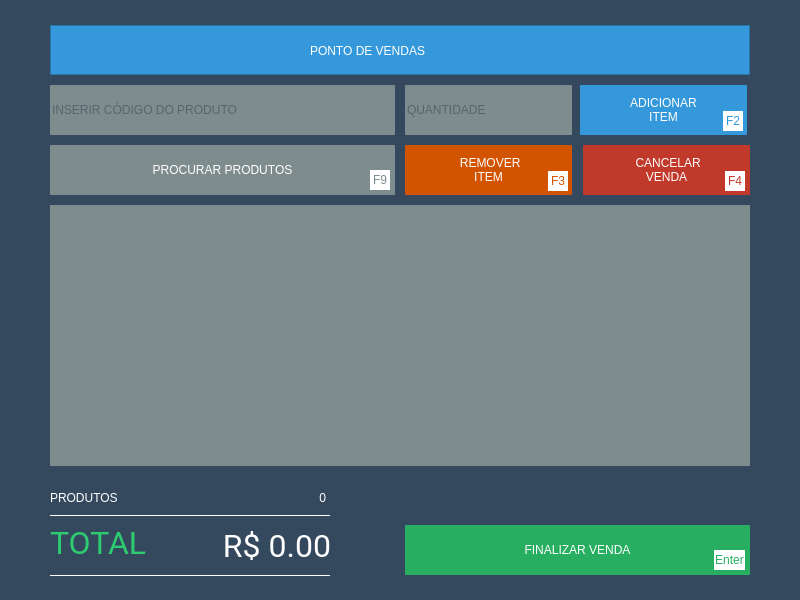
<?xml version="1.0" encoding="UTF-8"?>
<ui version="4.0">
 <class>pdv_2</class>
 <widget class="QDialog" name="pdv_2">
  <property name="geometry">
   <rect>
    <x>0</x>
    <y>0</y>
    <width>800</width>
    <height>600</height>
   </rect>
  </property>
  <property name="minimumSize">
   <size>
    <width>800</width>
    <height>600</height>
   </size>
  </property>
  <property name="maximumSize">
   <size>
    <width>800</width>
    <height>600</height>
   </size>
  </property>
  <property name="windowTitle">
   <string>Wefix Store™</string>
  </property>
  <property name="windowIcon">
   <iconset resource="imgs.qrc">
    <normaloff>:/Imgs/UI/PNG/icon.png</normaloff>:/Imgs/UI/PNG/icon.png</iconset>
  </property>
  <property name="styleSheet">
   <string notr="true">#pdv_2{
background-color: rgb(52, 73, 94);
color: rgb(255, 255, 255);
font: 12pt &quot;Roboto&quot;;
}

.QMessageBox
{
	background-color: rgb(52, 73, 94);
	text-color: rgb(255, 255, 255);
	font: 12pt &quot;Roboto&quot;;
}

.QLabel
{	
	color: rgb(255, 255, 255);
}

.QPushButton
{
	
	background-color: rgb(52, 152, 219);
	border-radius:1px;
	color: rgb(255, 255, 255);
	font: 12pt &quot;Roboto&quot;;
	width: 50px;
	height: 30px;
}

.QPushButton:hover
{
	background-color: rgb(41, 128, 185);
}


.QLineEdit{
	border-radius: 1px;
	background-color:rgb(127, 140, 141);
	color: rgb(44, 62, 80);
	font: 14pt &quot;Roboto&quot;;
}

.QLineEdit:focus
{
	background-color:#bdc3c7;
	text-color:2c3e50;
}


.QLineEdit:hover
{
	background-color:#bdc3c7;
	text-color:2c3e50;
}</string>
  </property>
  <widget class="QFrame" name="frame">
   <property name="geometry">
    <rect>
     <x>50</x>
     <y>25</y>
     <width>700</width>
     <height>50</height>
    </rect>
   </property>
   <property name="styleSheet">
    <string notr="true">background-color: rgb(52, 152, 219);</string>
   </property>
   <property name="frameShape">
    <enum>QFrame::StyledPanel</enum>
   </property>
   <property name="frameShadow">
    <enum>QFrame::Raised</enum>
   </property>
   <widget class="QPushButton" name="btn_voltar">
    <property name="geometry">
     <rect>
      <x>10</x>
      <y>10</y>
      <width>120</width>
      <height>30</height>
     </rect>
    </property>
    <property name="cursor">
     <cursorShape>PointingHandCursor</cursorShape>
    </property>
    <property name="styleSheet">
     <string notr="true">#btn_voltar
{
	background: transparent;
	border-radius:1px;
}

#btn_voltar:hover
{
	background-color: rgb(41, 128, 185);
}</string>
    </property>
    <property name="text">
     <string/>
    </property>
    <property name="icon">
     <iconset resource="imgs.qrc">
      <normaloff>:/Imgs/UI/PNG/Store/voltar.png</normaloff>:/Imgs/UI/PNG/Store/voltar.png</iconset>
    </property>
    <property name="iconSize">
     <size>
      <width>100</width>
      <height>25</height>
     </size>
    </property>
    <property name="shortcut">
     <string>Esc</string>
    </property>
   </widget>
   <widget class="QLabel" name="label_2">
    <property name="geometry">
     <rect>
      <x>260</x>
      <y>15</y>
      <width>221</width>
      <height>21</height>
     </rect>
    </property>
    <property name="styleSheet">
     <string notr="true">font: 18pt &quot;Roboto&quot;;</string>
    </property>
    <property name="text">
     <string>PONTO DE VENDAS</string>
    </property>
   </widget>
   <widget class="QLabel" name="label_5">
    <property name="geometry">
     <rect>
      <x>230</x>
      <y>15</y>
      <width>20</width>
      <height>20</height>
     </rect>
    </property>
    <property name="styleSheet">
     <string notr="true">background-color:transparent;
background-image: url(:/Imgs/UI/Icones/ponto_de_vendas.png);</string>
    </property>
    <property name="text">
     <string/>
    </property>
    <property name="textFormat">
     <enum>Qt::PlainText</enum>
    </property>
    <property name="alignment">
     <set>Qt::AlignHCenter|Qt::AlignTop</set>
    </property>
   </widget>
  </widget>
  <widget class="QLineEdit" name="le_pesquisar">
   <property name="geometry">
    <rect>
     <x>50</x>
     <y>85</y>
     <width>345</width>
     <height>50</height>
    </rect>
   </property>
   <property name="styleSheet">
    <string notr="true"/>
   </property>
   <property name="maxLength">
    <number>20</number>
   </property>
   <property name="frame">
    <bool>true</bool>
   </property>
   <property name="placeholderText">
    <string>INSERIR CÓDIGO DO PRODUTO</string>
   </property>
  </widget>
  <widget class="QPushButton" name="btn_buscar_produtos">
   <property name="geometry">
    <rect>
     <x>50</x>
     <y>145</y>
     <width>345</width>
     <height>50</height>
    </rect>
   </property>
   <property name="cursor">
    <cursorShape>PointingHandCursor</cursorShape>
   </property>
   <property name="styleSheet">
    <string notr="true">#btn_buscar_produtos
{
	
	background-color: rgb(127, 140, 141);
	
	font: 18pt &quot;Roboto&quot;;
	border-radius:1px;
}

#btn_buscar_produtos:hover
{
	
	background-color: rgb(149, 165, 166);
}</string>
   </property>
   <property name="text">
    <string>PROCURAR PRODUTOS</string>
   </property>
   <property name="iconSize">
    <size>
     <width>20</width>
     <height>20</height>
    </size>
   </property>
   <property name="shortcut">
    <string>F9</string>
   </property>
  </widget>
  <widget class="QLabel" name="label_3">
   <property name="geometry">
    <rect>
     <x>60</x>
     <y>155</y>
     <width>25</width>
     <height>21</height>
    </rect>
   </property>
   <property name="styleSheet">
    <string notr="true">background-color:transparent;
background-image: url(:/Imgs/UI/Icones/Vendas/pesquisar_produto.png);</string>
   </property>
   <property name="text">
    <string/>
   </property>
   <property name="textFormat">
    <enum>Qt::PlainText</enum>
   </property>
   <property name="alignment">
    <set>Qt::AlignHCenter|Qt::AlignTop</set>
   </property>
  </widget>
  <widget class="QTableWidget" name="tw_produtos">
   <property name="geometry">
    <rect>
     <x>50</x>
     <y>205</y>
     <width>700</width>
     <height>261</height>
    </rect>
   </property>
   <property name="styleSheet">
    <string notr="true">QHeaderView::section {   
	color: rgb(255, 255, 255);
	background-color: rgb(41, 128, 185);
	border:solid;
	border-bottom-color: rgb(44, 62, 80);
}

QTableWidget { 
	background-color: rgb(41, 128, 185);
  	border-style: none;
}

QTableWidget QTableCornerButton::section {
	background-color: rgb(41, 128, 185);
}

#tw_produtos{
	background-color: rgb(127, 140, 141);
	alternate-background-color: rgb(189, 195, 199);
	color: rgb(52, 73, 94);
	border:none;
	border-style:none;
	font: 12pt &quot;Roboto&quot;;
}</string>
   </property>
   <property name="verticalScrollBarPolicy">
    <enum>Qt::ScrollBarAsNeeded</enum>
   </property>
   <property name="horizontalScrollBarPolicy">
    <enum>Qt::ScrollBarAlwaysOff</enum>
   </property>
  </widget>
  <widget class="QPushButton" name="btn_finalizar_venda">
   <property name="geometry">
    <rect>
     <x>405</x>
     <y>525</y>
     <width>345</width>
     <height>50</height>
    </rect>
   </property>
   <property name="cursor">
    <cursorShape>PointingHandCursor</cursorShape>
   </property>
   <property name="styleSheet">
    <string notr="true">#btn_finalizar_venda
{
	background-color: rgb(39, 174, 96);	
	font: 16pt &quot;Roboto&quot;;
	border-radius:1px;
}

#btn_finalizar_venda:hover
{	
	background-color: rgb(46, 204, 113);
}</string>
   </property>
   <property name="text">
    <string>FINALIZAR VENDA</string>
   </property>
   <property name="iconSize">
    <size>
     <width>20</width>
     <height>20</height>
    </size>
   </property>
   <property name="shortcut">
    <string>Return</string>
   </property>
  </widget>
  <widget class="QLabel" name="label_7">
   <property name="geometry">
    <rect>
     <x>410</x>
     <y>540</y>
     <width>25</width>
     <height>20</height>
    </rect>
   </property>
   <property name="styleSheet">
    <string notr="true">background-color:transparent;
background-image:url(:/Imgs/UI/Icones/Vendas/confirmar_vendas.png);</string>
   </property>
   <property name="text">
    <string/>
   </property>
   <property name="textFormat">
    <enum>Qt::PlainText</enum>
   </property>
   <property name="alignment">
    <set>Qt::AlignHCenter|Qt::AlignTop</set>
   </property>
  </widget>
  <widget class="Line" name="line">
   <property name="geometry">
    <rect>
     <x>50</x>
     <y>515</y>
     <width>280</width>
     <height>61</height>
    </rect>
   </property>
   <property name="styleSheet">
    <string notr="true">background-color: transparent;
border-top: 1px solid white;
border-bottom: 1px solid white;</string>
   </property>
   <property name="frameShadow">
    <enum>QFrame::Plain</enum>
   </property>
   <property name="orientation">
    <enum>Qt::Horizontal</enum>
   </property>
  </widget>
  <widget class="QLabel" name="label_8">
   <property name="geometry">
    <rect>
     <x>50</x>
     <y>530</y>
     <width>110</width>
     <height>25</height>
    </rect>
   </property>
   <property name="font">
    <font>
     <family>Roboto</family>
     <pointsize>24</pointsize>
     <weight>50</weight>
     <italic>false</italic>
     <bold>false</bold>
    </font>
   </property>
   <property name="styleSheet">
    <string notr="true">font: 24pt &quot;Roboto&quot;;
color: rgb(46, 204, 113);</string>
   </property>
   <property name="text">
    <string>TOTAL</string>
   </property>
  </widget>
  <widget class="QLabel" name="lb_total">
   <property name="geometry">
    <rect>
     <x>190</x>
     <y>530</y>
     <width>141</width>
     <height>31</height>
    </rect>
   </property>
   <property name="font">
    <font>
     <family>Roboto</family>
     <pointsize>24</pointsize>
     <weight>50</weight>
     <italic>false</italic>
     <bold>false</bold>
    </font>
   </property>
   <property name="styleSheet">
    <string notr="true">font: 24pt &quot;Roboto&quot;;</string>
   </property>
   <property name="text">
    <string>R$ 0.00</string>
   </property>
   <property name="alignment">
    <set>Qt::AlignRight|Qt::AlignTrailing|Qt::AlignVCenter</set>
   </property>
  </widget>
  <widget class="QLabel" name="lb_produtos">
   <property name="geometry">
    <rect>
     <x>225</x>
     <y>490</y>
     <width>101</width>
     <height>16</height>
    </rect>
   </property>
   <property name="styleSheet">
    <string notr="true">font: 16pt &quot;Roboto&quot;;</string>
   </property>
   <property name="text">
    <string>0</string>
   </property>
   <property name="alignment">
    <set>Qt::AlignRight|Qt::AlignTrailing|Qt::AlignVCenter</set>
   </property>
  </widget>
  <widget class="QLabel" name="label">
   <property name="geometry">
    <rect>
     <x>50</x>
     <y>490</y>
     <width>110</width>
     <height>15</height>
    </rect>
   </property>
   <property name="styleSheet">
    <string notr="true">font: 16pt &quot;Roboto&quot;;</string>
   </property>
   <property name="text">
    <string>PRODUTOS</string>
   </property>
  </widget>
  <widget class="QPushButton" name="btn_remover_item">
   <property name="geometry">
    <rect>
     <x>405</x>
     <y>145</y>
     <width>167</width>
     <height>50</height>
    </rect>
   </property>
   <property name="cursor">
    <cursorShape>PointingHandCursor</cursorShape>
   </property>
   <property name="styleSheet">
    <string notr="true">#btn_remover_item
{
	background-color: rgb(211, 84, 0);
	font: 14pt &quot;Roboto&quot;;
	border-radius:1px;
}

#btn_remover_item:hover
{
	background-color: rgb(230, 126, 34);
}</string>
   </property>
   <property name="text">
    <string> REMOVER
ITEM</string>
   </property>
   <property name="iconSize">
    <size>
     <width>20</width>
     <height>20</height>
    </size>
   </property>
   <property name="shortcut">
    <string>F3</string>
   </property>
  </widget>
  <widget class="QPushButton" name="btn_cancelar_venda">
   <property name="geometry">
    <rect>
     <x>583</x>
     <y>145</y>
     <width>167</width>
     <height>50</height>
    </rect>
   </property>
   <property name="cursor">
    <cursorShape>PointingHandCursor</cursorShape>
   </property>
   <property name="styleSheet">
    <string notr="true">#btn_cancelar_venda
{	
	background-color: rgb(192, 57, 43);
	font: 14pt &quot;Roboto&quot;;
	border-radius:1px;
}

#btn_cancelar_venda:hover
{
	background-color: rgb(231, 76, 60);
}</string>
   </property>
   <property name="text">
    <string> CANCELAR
VENDA</string>
   </property>
   <property name="iconSize">
    <size>
     <width>20</width>
     <height>20</height>
    </size>
   </property>
   <property name="shortcut">
    <string>F4</string>
   </property>
  </widget>
  <widget class="QLabel" name="label_9">
   <property name="geometry">
    <rect>
     <x>410</x>
     <y>160</y>
     <width>26</width>
     <height>20</height>
    </rect>
   </property>
   <property name="styleSheet">
    <string notr="true">background-color:transparent;
background-image: url(:/Imgs/UI/Icones/Vendas/remover_item.png);</string>
   </property>
   <property name="text">
    <string/>
   </property>
   <property name="textFormat">
    <enum>Qt::PlainText</enum>
   </property>
   <property name="alignment">
    <set>Qt::AlignHCenter|Qt::AlignTop</set>
   </property>
  </widget>
  <widget class="QLabel" name="label_10">
   <property name="geometry">
    <rect>
     <x>590</x>
     <y>160</y>
     <width>26</width>
     <height>20</height>
    </rect>
   </property>
   <property name="styleSheet">
    <string notr="true">background-color:transparent;
background-image: url(:/Imgs/UI/Icones/Vendas/cancelar_venda.png);</string>
   </property>
   <property name="text">
    <string/>
   </property>
   <property name="textFormat">
    <enum>Qt::PlainText</enum>
   </property>
   <property name="alignment">
    <set>Qt::AlignHCenter|Qt::AlignTop</set>
   </property>
  </widget>
  <widget class="QLabel" name="label_11">
   <property name="geometry">
    <rect>
     <x>370</x>
     <y>170</y>
     <width>20</width>
     <height>20</height>
    </rect>
   </property>
   <property name="styleSheet">
    <string notr="true">background:#FFF;
color: rgb(127, 140, 141);
font: 10pt &quot;Roboto&quot;;</string>
   </property>
   <property name="text">
    <string>F9</string>
   </property>
   <property name="alignment">
    <set>Qt::AlignCenter</set>
   </property>
  </widget>
  <widget class="QLabel" name="label_12">
   <property name="geometry">
    <rect>
     <x>548</x>
     <y>171</y>
     <width>20</width>
     <height>20</height>
    </rect>
   </property>
   <property name="styleSheet">
    <string notr="true">background:#FFF;
color: rgb(211, 84, 0);
font: 10pt &quot;Roboto&quot;;</string>
   </property>
   <property name="text">
    <string>F3</string>
   </property>
   <property name="alignment">
    <set>Qt::AlignCenter</set>
   </property>
  </widget>
  <widget class="QLabel" name="label_13">
   <property name="geometry">
    <rect>
     <x>725</x>
     <y>171</y>
     <width>20</width>
     <height>20</height>
    </rect>
   </property>
   <property name="styleSheet">
    <string notr="true">background:#FFF;
color: rgb(192, 57, 43);
font: 10pt &quot;Roboto&quot;;</string>
   </property>
   <property name="text">
    <string>F4</string>
   </property>
   <property name="alignment">
    <set>Qt::AlignCenter</set>
   </property>
  </widget>
  <widget class="QLabel" name="label_14">
   <property name="geometry">
    <rect>
     <x>714</x>
     <y>550</y>
     <width>31</width>
     <height>20</height>
    </rect>
   </property>
   <property name="styleSheet">
    <string notr="true">background:#FFF;
color: rgb(39, 174, 96);
font: 10pt &quot;Roboto&quot;;</string>
   </property>
   <property name="text">
    <string>Enter</string>
   </property>
   <property name="alignment">
    <set>Qt::AlignCenter</set>
   </property>
  </widget>
  <widget class="QLineEdit" name="le_qtd">
   <property name="geometry">
    <rect>
     <x>405</x>
     <y>85</y>
     <width>167</width>
     <height>50</height>
    </rect>
   </property>
   <property name="styleSheet">
    <string notr="true">#le_pesquisar
{
	border:none;
	background-color: rgb(127, 140, 141);
	color: rgb(44, 62, 80);
}
#le_pesquisar:focus
{
	
	background-color: rgb(149, 165, 166);
}</string>
   </property>
   <property name="inputMask">
    <string/>
   </property>
   <property name="maxLength">
    <number>5</number>
   </property>
   <property name="frame">
    <bool>true</bool>
   </property>
   <property name="placeholderText">
    <string>QUANTIDADE</string>
   </property>
  </widget>
  <widget class="QPushButton" name="btn_adicionar_item">
   <property name="geometry">
    <rect>
     <x>580</x>
     <y>85</y>
     <width>167</width>
     <height>50</height>
    </rect>
   </property>
   <property name="cursor">
    <cursorShape>PointingHandCursor</cursorShape>
   </property>
   <property name="styleSheet">
    <string notr="true">#btn_cancelar_venda
{	
	background-color: rgb(192, 57, 43);
	font: 14pt &quot;Roboto&quot;;
	border-radius:1px;
}

#btn_cancelar_venda:hover
{
	background-color: rgb(231, 76, 60);
}</string>
   </property>
   <property name="text">
    <string>ADICIONAR
ITEM</string>
   </property>
   <property name="iconSize">
    <size>
     <width>20</width>
     <height>20</height>
    </size>
   </property>
   <property name="shortcut">
    <string>F2</string>
   </property>
  </widget>
  <widget class="QLabel" name="label_15">
   <property name="geometry">
    <rect>
     <x>723</x>
     <y>111</y>
     <width>20</width>
     <height>20</height>
    </rect>
   </property>
   <property name="styleSheet">
    <string notr="true">background:#FFF;
color: rgb(52, 152, 219);
font: 10pt &quot;Roboto&quot;;</string>
   </property>
   <property name="text">
    <string>F2</string>
   </property>
   <property name="alignment">
    <set>Qt::AlignCenter</set>
   </property>
  </widget>
  <widget class="QLabel" name="label_16">
   <property name="geometry">
    <rect>
     <x>590</x>
     <y>100</y>
     <width>26</width>
     <height>20</height>
    </rect>
   </property>
   <property name="styleSheet">
    <string notr="true">background-color:transparent;
background-image: url(:/Imgs/UI/Icones/Vendas/adicionar_item.png);</string>
   </property>
   <property name="text">
    <string/>
   </property>
   <property name="textFormat">
    <enum>Qt::PlainText</enum>
   </property>
   <property name="alignment">
    <set>Qt::AlignHCenter|Qt::AlignTop</set>
   </property>
  </widget>
 </widget>
 <tabstops>
  <tabstop>le_pesquisar</tabstop>
  <tabstop>le_qtd</tabstop>
  <tabstop>btn_adicionar_item</tabstop>
  <tabstop>btn_remover_item</tabstop>
  <tabstop>btn_cancelar_venda</tabstop>
  <tabstop>tw_produtos</tabstop>
  <tabstop>btn_finalizar_venda</tabstop>
  <tabstop>btn_buscar_produtos</tabstop>
  <tabstop>btn_voltar</tabstop>
 </tabstops>
 <resources>
  <include location="imgs.qrc"/>
 </resources>
 <connections/>
</ui>
